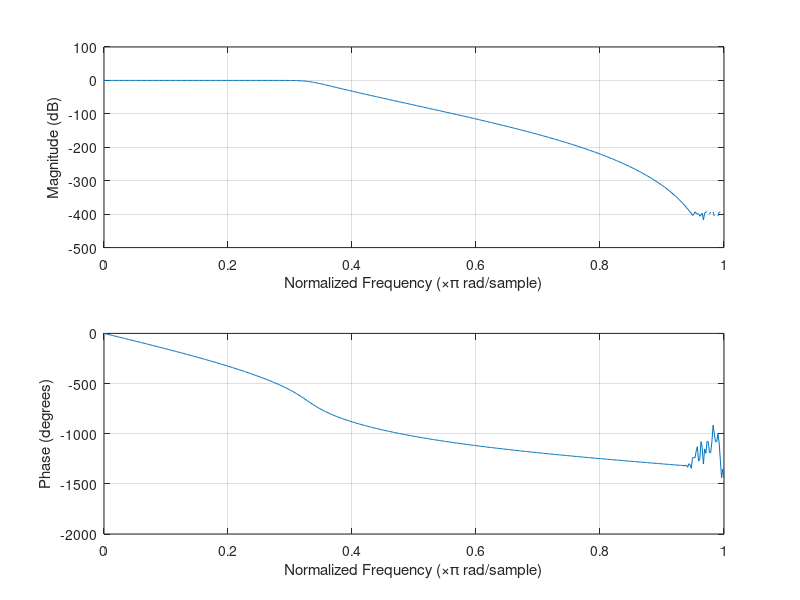
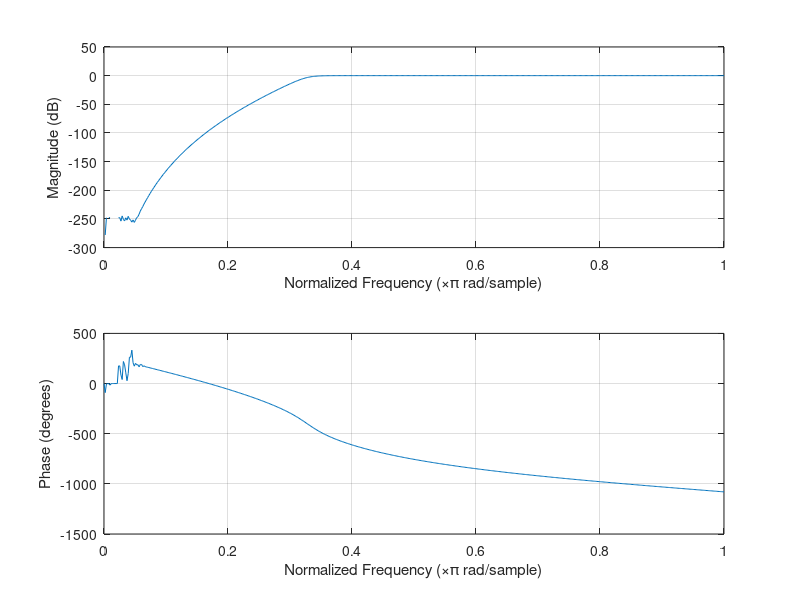
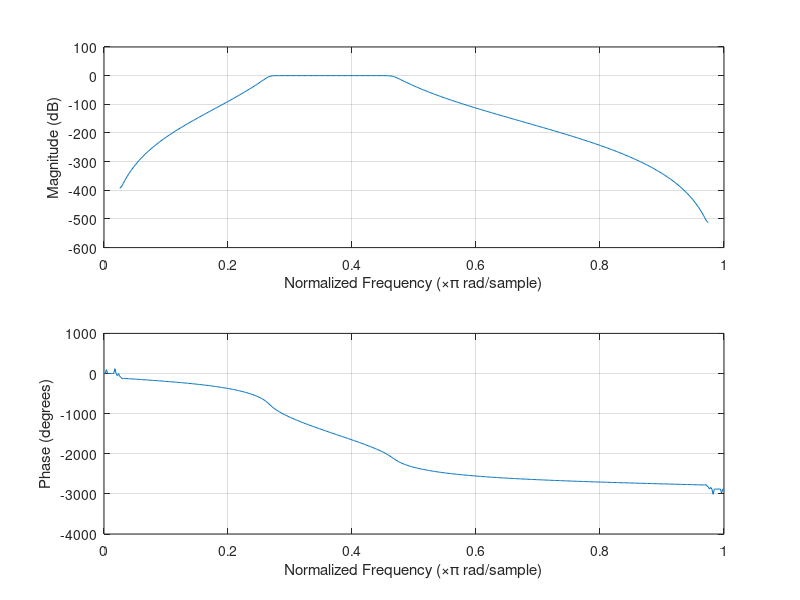
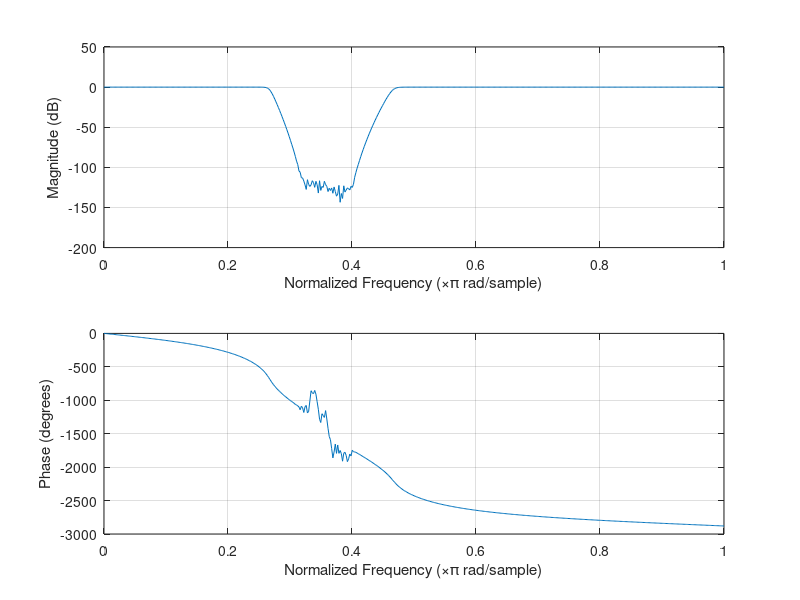

Source code (MATLAB) for these figures, in order:
clc;
clear all;
close all;
fp=475; # pass band frequency
fs=700; # sampling frequency
Fs=3000; #stop band frequency
f1=400;
f2=700;
rp=1; # Passband ripple, in decibels
rs=60; # Stopband attenuation, in decibels
wp=2*fp/Fs; # Passband corner frequency 
ws=2*fs/Fs; # Stopband corner frequency
w1=2*f1/Fs; # window
w2=2*f2/Fs;
w=[w1 w2];
[N,wn]=buttord(wp,ws,rp,rs); #order and cutoff frequency
display(N)
display(wn)
[b1,a1]=butter(N,wn,'low'); #Transfer function coefficient
[b2,a2]=butter(N,wn,'high');
[b3,a3]=butter(N,w,'bandpass');
[b4,a4]=butter(N,w,'stop');
freqz(b1,a1);
figure;
freqz(b2,a2);
figure;
freqz(b3,a3);
figure;
freqz(b4,a4);
figure;

n=0:1:249;
T=1/Fs;
x=sin(2*pi*500*n*T);
rn=randn(1,250);
noise=sqrt(0.1)*rn;
xnoise=x+noise;
ylow=filter(b1,a1,xnoise);
yhigh=filter(b2,a2,xnoise);
ybandpass=filter(b3,a3,xnoise);
ybandreject=filter(b4,a4,xnoise);

subplot(2,1,1);
plot(n,x);
subplot(2,1,2);
plot(n,xnoise);
figure;

subplot(4,1,1);
plot(n,ylow);
subplot(4,1,2);
plot(n,yhigh);
subplot(4,1,3);
plot(n,ybandpass);
subplot(4,1,4);
plot(n,ybandreject);
figure;
 
 
f=(n*Fs)/250;
g1=abs(fft(x));
g2=abs(fft(xnoise));
subplot(2,1,1);
plot(f,g1);
subplot(2,1,2);
plot(f,g2);
figure;

h1=abs(fft(ylow));
h2=abs(fft(yhigh));
h3=abs(fft(ybandpass));
h4=abs(fft(ybandreject));
subplot(4,1,1);
plot(f,h1);
title('Low Pass Filter');
subplot(4,1,2);
plot(f,h2);
title('High Pass Filter');
subplot(4,1,3);
plot(f,h3);
title('Band Pass Filter');
subplot(4,1,4);
plot(f,h4);
title('Band Reject Filter');